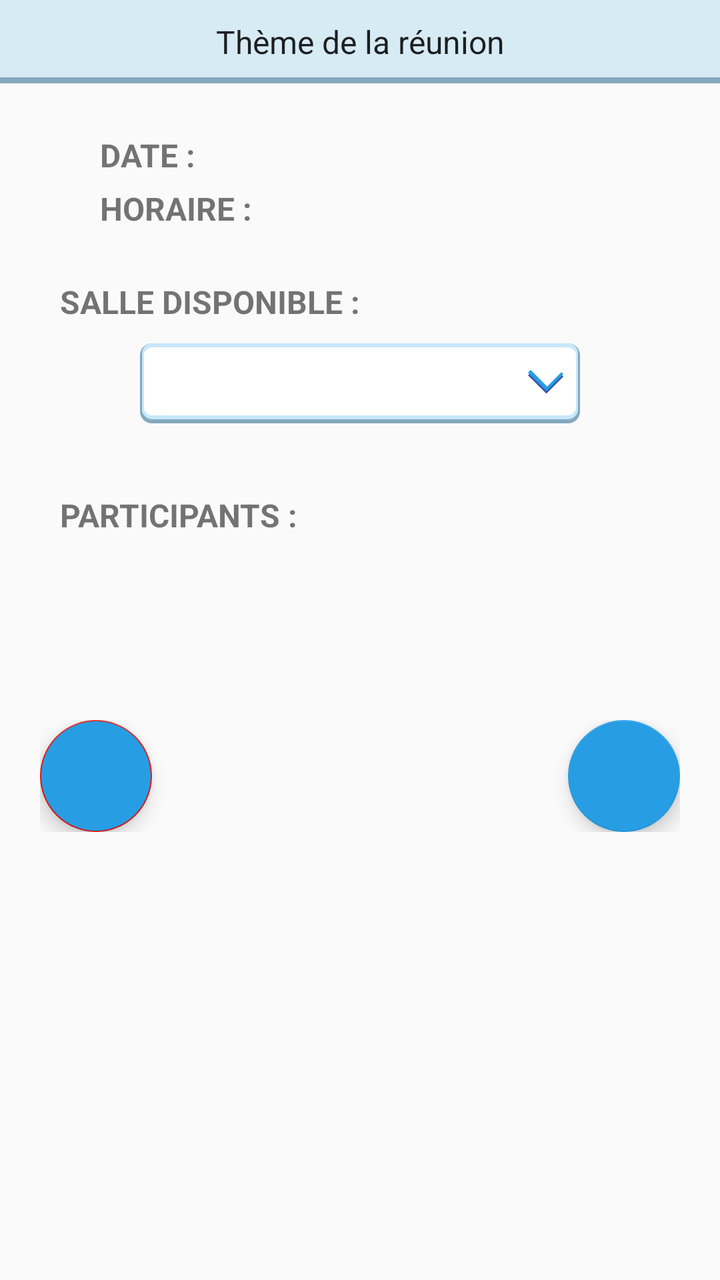
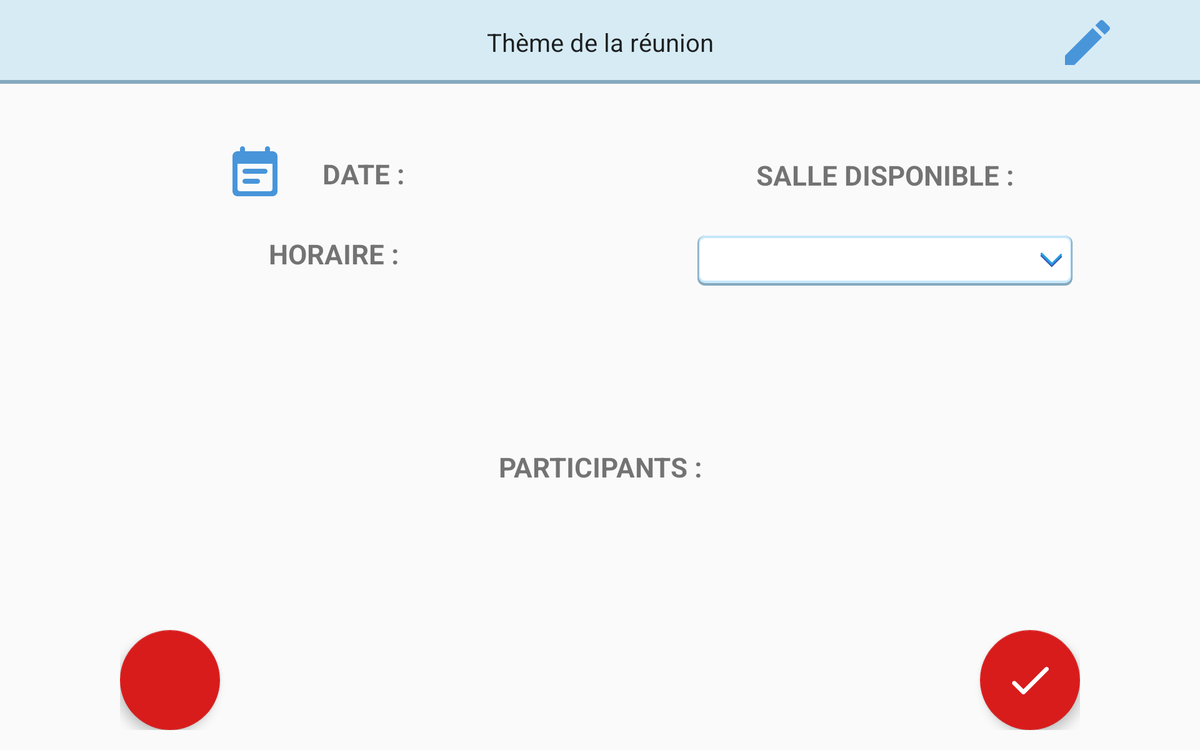

Compare how this app lays out the same screen by default and in its alternative resource folder. The renders come first, then the two layout files and the values they reference.
<!-- AndroidManifest.xml: application theme AppTheme -->
<!-- res/layout/fragment_add_meeting_room.xml -->
<?xml version="1.0" encoding="utf-8"?>
<ScrollView xmlns:app="http://schemas.android.com/apk/res-auto"
    xmlns:tools="http://schemas.android.com/tools"
    android:layout_height="match_parent"
    android:layout_width="match_parent"
    android:id="@+id/containerRecap"
    xmlns:android="http://schemas.android.com/apk/res/android">

    <RelativeLayout
        android:layout_width="match_parent"
        android:id="@+id/validMeetingView"
        android:layout_height="wrap_content">

        <LinearLayout
            android:layout_width="match_parent"
            android:layout_height="match_parent"
            android:orientation="vertical">

            <RelativeLayout
                android:layout_height="wrap_content"
                android:layout_width="match_parent"
                android:layout_marginTop="0dp"
                android:layout_marginBottom="@dimen/margin_bottom_fragment_room">

                <com.google.android.material.textfield.TextInputEditText
                    android:id="@+id/theme_meeting"
                    android:layout_width="match_parent"
                    android:gravity="center_horizontal"
                    android:background="@drawable/background_subject2"
                    android:padding="@dimen/padding_subject"
                    android:textSize="@dimen/size_list_participant"
                    android:text="@string/th_me_de_la_r_union"
                    android:layout_height="wrap_content"/>
            </RelativeLayout>



            <LinearLayout
                android:layout_marginBottom="5dp"
                android:layout_width="match_parent"
                android:orientation="horizontal"
                android:layout_height="wrap_content">
                <ImageView
                    android:id="@+id/imageCalendar"
                    android:layout_width="wrap_content"
                    android:layout_height="match_parent"
                    android:gravity="center_vertical"
                    android:layout_marginStart="@dimen/margin_start_icone_date"
                    android:tint="@color/colorPrimaryFade"
                    app:srcCompat="@drawable/ic_event_note_24px"
                    tools:srcCompat="@drawable/ic_event_note_24px" />
                <TextView
                    android:id="@+id/dateMeeting"
                    android:layout_width="match_parent"
                    android:layout_height="wrap_content"
                    android:layout_marginStart="@dimen/margin_start_texte_icone_date"

                    android:textStyle="bold"
                    android:textSize="@dimen/size_title_fragment"
                    android:text="@string/date"/>
            </LinearLayout>



            <LinearLayout
                android:layout_marginBottom="@dimen/margin_bottom_fragment_room"
                android:layout_width="match_parent"
                android:orientation="horizontal"
                android:layout_height="wrap_content">
                <ImageView
                    android:id="@+id/imageClock"
                    android:layout_width="wrap_content"
                    android:layout_height="match_parent"
                    android:gravity="center_vertical"
                    android:layout_marginStart="@dimen/margin_start_icone_date"
                    android:tint="@color/colorPrimaryFade"
                    app:srcCompat="@drawable/ic_access_time_24px"
                    tools:srcCompat="@drawable/ic_access_time_24px" />
                <TextView
                    android:id="@+id/hourMeeting"
                    android:inputType="number"
                    android:text="@string/horaire"
                    android:textStyle="bold"
                    android:layout_width="wrap_content"
                    android:layout_height="wrap_content"
                    android:layout_marginStart="@dimen/margin_start_texte_icone_date"
                    android:textSize="@dimen/size_title_fragment" />
                </LinearLayout>



            <RelativeLayout
                android:layout_marginBottom="10dp"
                android:layout_width="match_parent"
                android:layout_height="wrap_content">
                <TextView
                    android:layout_width="match_parent"
                    android:layout_height="wrap_content"
                    android:layout_marginStart="@dimen/margin_start_texte_icone_date"
                    android:textStyle="bold"
                    android:textSize="@dimen/size_title_fragment"
                    android:text="@string/salle_disponible"/>
            </RelativeLayout>

            <RelativeLayout
                android:layout_height="wrap_content"
                android:layout_width="wrap_content"
                android:layout_marginBottom="@dimen/margin_bottom_spinner"
                android:layout_marginStart="@dimen/margin_spinner"
                android:layout_marginEnd="@dimen/margin_spinner"
                android:textColor="@color/colorWhite"
                android:background="@drawable/background_spinner">

                <Spinner
                    android:id="@+id/spinnerRoom"
                    android:theme="@style/AppTheme.NoTitleBar"
                    android:layout_width="match_parent"
                    android:layout_height="@dimen/height_spinner"
                    android:layout_centerVertical="true"
                    android:layout_gravity="center"
                    android:background="@android:color/transparent"
                    android:gravity="center"
                    android:spinnerMode="dropdown" />

            </RelativeLayout>

            <RelativeLayout

                android:layout_marginBottom="5dp"
                android:layout_width="match_parent"
                android:layout_height="wrap_content">

                <TextView
                    android:layout_width="match_parent"
                    android:layout_height="wrap_content"
                    android:layout_marginStart="@dimen/margin_start_texte_icone_date"
                    android:textStyle="bold"
                    android:textSize="@dimen/size_title_fragment"
                    android:text="@string/participants"/>
            </RelativeLayout>

            <RelativeLayout
                android:layout_marginBottom="@dimen/margin_bottom_fragment_room"
                android:layout_width="match_parent"
                android:paddingTop="@dimen/padding_top_list_participant"
                android:paddingLeft="@dimen/padding_participant"
                android:paddingRight="@dimen/padding_participant"
                android:layout_height="wrap_content">
                <TextView
                    android:padding="10dp"
                    android:id="@+id/listParticipantAdded"
                    android:layout_width="match_parent"
                    android:layout_height="wrap_content"
                    android:gravity="center_horizontal"
                    android:textColor="@color/colorPrimaryFade"
                    android:textSize="@dimen/size_list_participant" />
            </RelativeLayout>


            <RelativeLayout
                android:layout_width="match_parent"
                android:layout_height="match_parent"
                android:layout_gravity="end"
                android:layout_marginBottom="66dp"
                android:padding="@dimen/padding_div_btn_validate">

                <com.google.android.material.floatingactionbutton.FloatingActionButton
                    android:id="@+id/valid_meeting"
                    android:layout_width="wrap_content"
                    android:layout_height="wrap_content"
                    android:layout_alignParentEnd="true"
                    android:layout_alignParentBottom="true"
                    android:clickable="true"
                    android:focusable="true"
                    android:tint="@color/colorWhite"
                    app:backgroundTint="@color/colorPrimary"
                    app:srcCompat="@drawable/ic_done_24px"
                    tools:srcCompat="@drawable/ic_done_24px" />

                <com.google.android.material.floatingactionbutton.FloatingActionButton
                    android:id="@+id/btn_back"
                    style="@style/Widget.AppCompat.Button.Borderless"
                    android:layout_width="wrap_content"
                    android:layout_height="wrap_content"
                    android:background="@drawable/ic_clear_24px"
                    android:backgroundTint="@color/colorPrimary"
                    android:clickable="true"
                    android:focusable="true"
                    android:tint="@color/colorWhite"
                    app:srcCompat="@drawable/ic_clear_24px" />
            </RelativeLayout>

        </LinearLayout>


        <ImageView
        android:layout_width="wrap_content"
        android:layout_height="wrap_content"
        android:layout_alignParentEnd="true"
            android:layout_marginTop="@dimen/margin_top_pen"
            android:layout_marginEnd="@dimen/margin_end_pen"
            android:tint="@color/colorPrimaryFade"
        app:srcCompat="@drawable/ic_create_24px"/>


    </RelativeLayout>
</ScrollView>
<!-- resources referenced by this layout -->
<resources>
  <!-- from res/values-hdpi/ -->
  <color name="colorPrimary">#279DE4</color>
  <color name="colorPrimaryFade">#4895DA</color>
  <color name="colorWhite">#FFFFFF</color>
  <!-- from res/values-xxhdpi/ -->
  <dimen name="height_spinner">40dp</dimen>
  <!-- from res/values-xxhdpi/ -->
  <dimen name="margin_bottom_fragment_room">25dp</dimen>
  <!-- from res/values-xxhdpi/ -->
  <dimen name="margin_bottom_spinner">35dp</dimen>
  <!-- from res/values-xxhdpi/ -->
  <dimen name="margin_end_pen">20dp</dimen>
  <!-- from res/values-xxhdpi/ -->
  <dimen name="margin_spinner">70dp</dimen>
  <!-- from res/values-xxhdpi/ -->
  <dimen name="margin_start_icone_date">20dp</dimen>
  <!-- from res/values-xxhdpi/ -->
  <dimen name="margin_start_texte_icone_date">30dp</dimen>
  <!-- from res/values-xxhdpi/ -->
  <dimen name="margin_top_pen">10dp</dimen>
  <!-- from res/values-xxhdpi/ -->
  <dimen name="padding_div_btn_validate">20dp</dimen>
  <!-- from res/values-xxhdpi/ -->
  <dimen name="padding_participant">40dp</dimen>
  <!-- from res/values-xxhdpi/ -->
  <dimen name="padding_subject">10dp</dimen>
  <!-- from res/values-xxhdpi/ -->
  <dimen name="padding_top_list_participant">0dp</dimen>
  <!-- from res/values-xxhdpi/ -->
  <dimen name="size_list_participant">16sp</dimen>
  <!-- from res/values-xxhdpi/ -->
  <dimen name="size_title_fragment">16sp</dimen>
  <!-- drawable background_subject2 (drawable) -->
  <?xml version="1.0" encoding="utf-8"?>
  <layer-list xmlns:android="http://schemas.android.com/apk/res/android">
  
      <item >
          <shape android:shape="rectangle">
              <solid android:color="#85195E86"/>
  
          </shape>
      </item>
      <item android:bottom="3dp">
          <shape android:shape="rectangle">
              <solid android:color="#D7EBF5"/>
          </shape>
      </item>
  
  
  
  </layer-list>
  <!-- drawable ic_create_24px (drawable-sw600dp) -->
  <vector xmlns:android="http://schemas.android.com/apk/res/android"
      android:width="48dp"
      android:height="48dp"
      android:viewportWidth="24"
      android:viewportHeight="24">
    <path
        android:fillColor="#FF000000"
        android:pathData="M3,17.25V21h3.75L17.81,9.94l-3.75,-3.75L3,17.25zM20.71,7.04c0.39,-0.39 0.39,-1.02 0,-1.41l-2.34,-2.34c-0.39,-0.39 -1.02,-0.39 -1.41,0l-1.83,1.83 3.75,3.75 1.83,-1.83z"/>
  </vector>
  <string name="date">DATE :</string>
  <string name="horaire">HORAIRE :</string>
  <string name="participants">PARTICIPANTS :</string>
  <string name="salle_disponible">SALLE DISPONIBLE :</string>
  <string name="th_me_de_la_r_union">Thème de la réunion</string>
  <!-- from res/values-hdpi/ -->
  <style name="AppTheme.NoTitleBar">
          <item name="windowNoTitle">true</item>
      </style>
  <!-- from res/values-hdpi/ -->
  <style name="AppTheme" parent="Theme.AppCompat.Light.DarkActionBar">
          
          <item name="colorPrimary">@color/colorPrimary</item>
          <item name="colorPrimaryDark">@color/colorPrimaryDark</item>
          <item name="colorAccent">@color/colorAccent</item>
          <item name="android:actionOverflowButtonStyle">@style/MyActionButtonOverflow</item>
      </style>
  <!-- from res/values-hdpi/ -->
  <color name="colorPrimaryDark">#0062B6</color>
  <!-- from res/values-hdpi/ -->
  <color name="colorAccent">#D81B1B</color>
  <!-- from res/values-hdpi/ -->
  <style name="MyActionButtonOverflow" parent="android:style/Widget.Holo.Light.ActionButton.Overflow">
          <item name="android:src">@drawable/ic_filter_list_24px</item>
          <item name="android:background">?android:attr/actionBarItemBackground</item>
          <item name="android:contentDescription">"Lala"</item>
      </style>
  <!-- drawable ic_filter_list_24px (drawable-sw600dp) -->
  <vector xmlns:android="http://schemas.android.com/apk/res/android"
      android:width="48dp"
      android:height="48dp"
      android:viewportWidth="24"
      android:viewportHeight="24">
    <path
        android:fillColor="#FFFFFF"
        android:pathData="M10,18h4v-2h-4v2zM3,6v2h18L21,6L3,6zM6,13h12v-2L6,11v2z"/>
  </vector>
</resources>
<!-- res/layout-sw600dp-land/fragment_add_meeting_room.xml (the repository's variant of the layout above) -->
<!-- drawn on a 7-inch tablet turned sideways -->
<?xml version="1.0" encoding="utf-8"?>
<ScrollView xmlns:app="http://schemas.android.com/apk/res-auto"
    xmlns:tools="http://schemas.android.com/tools"
    android:layout_height="match_parent"
    android:layout_width="match_parent"
    android:id="@+id/containerRecap"
    xmlns:android="http://schemas.android.com/apk/res/android">

    <RelativeLayout
        android:layout_width="match_parent"
        android:id="@+id/validMeetingView"
        android:layout_height="wrap_content">

        <LinearLayout
            android:layout_width="match_parent"
            android:layout_height="match_parent"
            android:orientation="vertical">

            <RelativeLayout
                android:layout_height="wrap_content"
                android:layout_width="match_parent"
                android:layout_marginTop="0dp"
                android:layout_marginBottom="48dp">

                <com.google.android.material.textfield.TextInputEditText
                    android:id="@+id/theme_meeting"
                    android:layout_width="match_parent"
                    android:gravity="center_horizontal"
                    android:background="@drawable/background_subject2"
                    android:padding="20dp"
                    android:textSize="@dimen/size_list_participant"
                    android:text="@string/th_me_de_la_r_union"
                    android:layout_height="wrap_content"/>
            </RelativeLayout>

            <LinearLayout
                android:layout_width="wrap_content"
                android:orientation="horizontal"
                android:layout_marginBottom="72dp"
                android:layout_gravity="center_horizontal"
                android:layout_height="wrap_content">
                <LinearLayout
                    android:layout_weight="1"
                    android:layout_marginBottom="15dp"
                    android:layout_width="wrap_content"
                    android:orientation="vertical"
                    android:layout_marginEnd="78dp"
                    android:gravity="center_horizontal"
                    android:layout_height="wrap_content">
                    <LinearLayout
                        android:layout_width="wrap_content"
                        android:layout_marginBottom="25dp"
                        android:orientation="horizontal"
                        android:layout_height="wrap_content">
                        <ImageView
                            android:id="@+id/imageCalendar"
                            android:layout_width="wrap_content"
                            android:layout_height="wrap_content"
                            android:gravity="center_vertical"
                            android:tint="@color/colorPrimaryFade"
                            app:srcCompat="@drawable/ic_event_note_24px"
                            tools:srcCompat="@drawable/ic_event_note_24px" />
                        <TextView
                            android:id="@+id/dateMeeting"
                            android:layout_width="match_parent"
                            android:layout_height="wrap_content"
                            android:layout_gravity="center_vertical"
                            android:layout_marginStart="@dimen/margin_start_texte_icone_date"
                            android:textStyle="bold"
                            android:textSize="@dimen/size_title_fragment"
                            android:text="@string/date"/>
                    </LinearLayout>



                    <LinearLayout
                        android:layout_marginBottom="@dimen/margin_bottom_fragment_room"
                        android:layout_width="300dp"
                        android:orientation="horizontal"
                        android:gravity="center_horizontal"
                        android:layout_height="wrap_content">

                        <ImageView
                            android:id="@+id/imageClock"
                            android:layout_width="wrap_content"
                            android:layout_height="wrap_content"
                            android:gravity="center_vertical"
                            android:tint="@color/colorPrimaryFade"
                            app:maxImageSize="@dimen/floating_button_img"
                            app:srcCompat="@drawable/ic_access_time_24px"
                            tools:srcCompat="@drawable/ic_access_time_24px" />
                        <TextView
                            android:id="@+id/hourMeeting"
                            android:inputType="number"
                            android:text="@string/horaire"
                            android:textStyle="bold"
                            android:layout_gravity="center_vertical"
                            android:layout_width="wrap_content"
                            android:layout_height="wrap_content"
                            android:layout_marginStart="@dimen/margin_start_texte_icone_date"
                            android:textSize="@dimen/size_title_fragment" />
                    </LinearLayout>
                </LinearLayout>


                <LinearLayout

                    android:layout_marginBottom="5dp"
                    android:layout_width="wrap_content"
                    android:orientation="vertical"
                    android:layout_marginStart="78dp"
                    android:layout_height="wrap_content">

                    <RelativeLayout
                        android:layout_marginBottom="10dp"
                        android:layout_width="match_parent"
                        android:layout_height="wrap_content">
                        <TextView
                            android:gravity="center_horizontal"
                            android:layout_width="match_parent"
                            android:layout_height="wrap_content"
                            android:layout_marginTop="10dp"
                            android:layout_marginStart="0dp"
                            android:textStyle="bold"
                            android:textSize="@dimen/size_title_fragment"
                            android:text="@string/salle_disponible"/>
                    </RelativeLayout>

                    <RelativeLayout
                        android:layout_height="wrap_content"
                        android:layout_width="wrap_content"
                        android:layout_marginTop="24dp"

                        android:textColor="@color/colorWhite"
                        android:background="@drawable/background_spinner">

                        <Spinner
                            android:foregroundGravity="center_horizontal"
                            android:id="@+id/spinnerRoom"
                            android:theme="@style/AppTheme.NoTitleBar"
                            android:layout_width="300dp"
                            android:layout_height="@dimen/height_spinner"
                            android:layout_centerVertical="true"
                            android:layout_gravity="center"
                            android:background="@android:color/transparent"
                            android:gravity="center"
                            android:spinnerMode="dropdown" />

                    </RelativeLayout>

                </LinearLayout>

            </LinearLayout>

            <RelativeLayout
                android:layout_marginBottom="@dimen/margin_bottom_fragment_room_title_participant"
                android:layout_width="match_parent"
                android:layout_height="wrap_content">

                <TextView
                    android:gravity="center_horizontal"
                    android:layout_width="match_parent"
                    android:layout_height="wrap_content"
                    android:textStyle="bold"
                    android:textSize="@dimen/size_title_fragment"
                    android:text="@string/participants"/>
            </RelativeLayout>

            <RelativeLayout
                android:layout_marginBottom="@dimen/margin_bottom_fragment_room"
                android:layout_width="match_parent"
                android:paddingTop="@dimen/padding_top_list_participant"
                android:paddingLeft="@dimen/padding_participant"
                android:paddingRight="@dimen/padding_participant"
                android:layout_height="wrap_content">
                <TextView
                    android:padding="10dp"
                    android:id="@+id/listParticipantAdded"
                    android:layout_width="match_parent"
                    android:layout_height="wrap_content"
                    android:gravity="center_horizontal"
                    android:textColor="@color/colorPrimaryFade"
                    android:textSize="@dimen/size_list_participant" />
            </RelativeLayout>


            <RelativeLayout
                android:layout_width="match_parent"
                android:layout_height="match_parent"
                android:layout_gravity="bottom"
                android:gravity="bottom"
                android:layout_marginBottom="0dp"
                android:paddingEnd="96dp"
                android:paddingStart="96dp">

                <com.google.android.material.floatingactionbutton.FloatingActionButton
                    android:id="@+id/valid_meeting"
                    android:layout_width="wrap_content"
                    android:layout_height="wrap_content"
                    android:layout_alignParentEnd="true"
                    android:layout_alignParentBottom="true"
                    android:clickable="true"
                    android:focusable="true"
                    android:tint="@color/colorWhite"
                    app:fabCustomSize="@dimen/floating_button_circle"
                    app:maxImageSize="@dimen/floating_button_img"
                    app:backgroundTint="@color/colorAccent"
                    app:srcCompat="@drawable/ic_done_24px"
                    tools:srcCompat="@drawable/ic_done_24px" />

                <com.google.android.material.floatingactionbutton.FloatingActionButton
                    android:id="@+id/btn_back"
                    style="@style/Widget.AppCompat.Button.Borderless"
                    android:layout_width="wrap_content"
                    android:layout_height="wrap_content"
                    android:background="@drawable/ic_clear_24px"
                    android:backgroundTint="@color/colorAccent"
                    android:clickable="true"
                    android:focusable="true"
                    android:tint="@color/colorWhite"
                    app:fabCustomSize="@dimen/floating_button_circle"
                    app:maxImageSize="@dimen/floating_button_img"
                    app:srcCompat="@drawable/ic_clear_24px" />
            </RelativeLayout>

        </LinearLayout>


        <ImageView
        android:layout_width="wrap_content"
        android:layout_height="wrap_content"
        android:layout_alignParentEnd="true"
            android:layout_marginTop="@dimen/margin_top_pen"
            android:layout_marginEnd="66dp"
            android:tint="@color/colorPrimaryFade"
        app:srcCompat="@drawable/ic_create_24px"/>


    </RelativeLayout>
</ScrollView>
<!-- resources referenced by the variant -->
<!-- as a 7-inch tablet turned sideways resolves them -->
<resources>
  <!-- from res/values-hdpi/ -->
  <color name="colorAccent">#D81B1B</color>
  <color name="colorPrimaryFade">#4895DA</color>
  <color name="colorWhite">#FFFFFF</color>
  <!-- from res/values-sw600dp/ -->
  <dimen name="floating_button_circle">80dp</dimen>
  <!-- from res/values-sw600dp/ -->
  <dimen name="floating_button_img">42dp</dimen>
  <!-- from res/values-sw600dp/ -->
  <dimen name="height_spinner">40dp</dimen>
  <!-- from res/values-sw600dp/ -->
  <dimen name="margin_bottom_fragment_room">54dp</dimen>
  <!-- from res/values-sw600dp/ -->
  <dimen name="margin_bottom_fragment_room_title_participant">15dp</dimen>
  <!-- from res/values-sw600dp/ -->
  <dimen name="margin_start_texte_icone_date">30dp</dimen>
  <!-- from res/values-sw600dp/ -->
  <dimen name="margin_top_pen">10dp</dimen>
  <!-- from res/values-sw600dp/ -->
  <dimen name="padding_participant">40dp</dimen>
  <!-- from res/values-sw600dp/ -->
  <dimen name="padding_top_list_participant">0dp</dimen>
  <!-- from res/values-sw600dp/ -->
  <dimen name="size_list_participant">20sp</dimen>
  <!-- from res/values-sw600dp/ -->
  <dimen name="size_title_fragment">22sp</dimen>
  <!-- drawable background_subject2 (drawable) -->
  <?xml version="1.0" encoding="utf-8"?>
  <layer-list xmlns:android="http://schemas.android.com/apk/res/android">
  
      <item >
          <shape android:shape="rectangle">
              <solid android:color="#85195E86"/>
  
          </shape>
      </item>
      <item android:bottom="3dp">
          <shape android:shape="rectangle">
              <solid android:color="#D7EBF5"/>
          </shape>
      </item>
  
  
  
  </layer-list>
  <!-- drawable ic_create_24px (drawable-sw600dp) -->
  <vector xmlns:android="http://schemas.android.com/apk/res/android"
      android:width="48dp"
      android:height="48dp"
      android:viewportWidth="24"
      android:viewportHeight="24">
    <path
        android:fillColor="#FF000000"
        android:pathData="M3,17.25V21h3.75L17.81,9.94l-3.75,-3.75L3,17.25zM20.71,7.04c0.39,-0.39 0.39,-1.02 0,-1.41l-2.34,-2.34c-0.39,-0.39 -1.02,-0.39 -1.41,0l-1.83,1.83 3.75,3.75 1.83,-1.83z"/>
  </vector>
  <string name="date">DATE :</string>
  <string name="horaire">HORAIRE :</string>
  <string name="participants">PARTICIPANTS :</string>
  <string name="salle_disponible">SALLE DISPONIBLE :</string>
  <string name="th_me_de_la_r_union">Thème de la réunion</string>
  <!-- from res/values-hdpi/ -->
  <style name="AppTheme.NoTitleBar">
          <item name="windowNoTitle">true</item>
      </style>
  <!-- from res/values-hdpi/ -->
  <style name="AppTheme" parent="Theme.AppCompat.Light.DarkActionBar">
          
          <item name="colorPrimary">@color/colorPrimary</item>
          <item name="colorPrimaryDark">@color/colorPrimaryDark</item>
          <item name="colorAccent">@color/colorAccent</item>
          <item name="android:actionOverflowButtonStyle">@style/MyActionButtonOverflow</item>
      </style>
  <!-- from res/values-hdpi/ -->
  <color name="colorPrimary">#279DE4</color>
  <!-- from res/values-hdpi/ -->
  <color name="colorPrimaryDark">#0062B6</color>
  <!-- from res/values-hdpi/ -->
  <style name="MyActionButtonOverflow" parent="android:style/Widget.Holo.Light.ActionButton.Overflow">
          <item name="android:src">@drawable/ic_filter_list_24px</item>
          <item name="android:background">?android:attr/actionBarItemBackground</item>
          <item name="android:contentDescription">"Lala"</item>
      </style>
  <!-- drawable ic_filter_list_24px (drawable-sw600dp) -->
  <vector xmlns:android="http://schemas.android.com/apk/res/android"
      android:width="48dp"
      android:height="48dp"
      android:viewportWidth="24"
      android:viewportHeight="24">
    <path
        android:fillColor="#FFFFFF"
        android:pathData="M10,18h4v-2h-4v2zM3,6v2h18L21,6L3,6zM6,13h12v-2L6,11v2z"/>
  </vector>
</resources>
